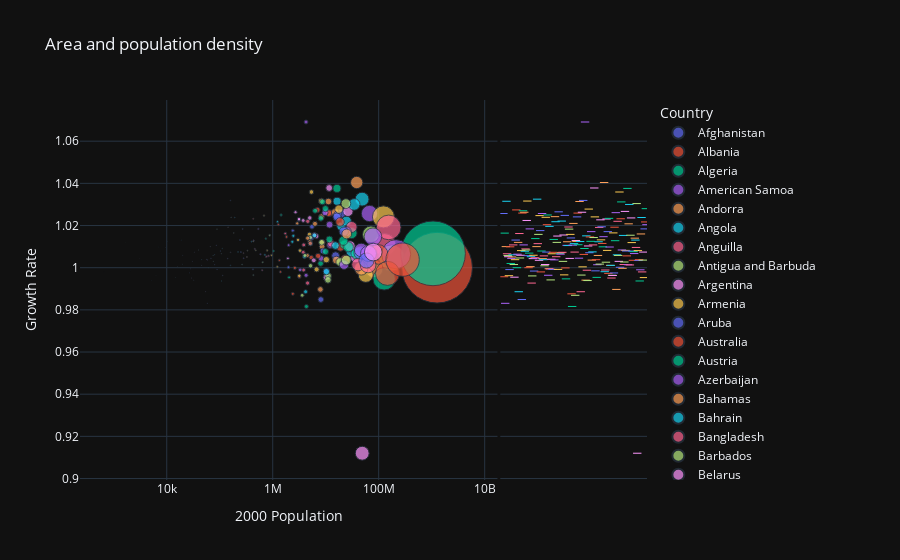

Here is the notebook cell this chart was saved with:
### Code cell
fig = px.scatter(df, x="2000 Population", y="Growth Rate",
                 size="2000 Population", color="Country",
                 log_x=True, size_max=50,
                 template='plotly_dark',
                 title="Area and population density",
                 marginal_y='rug')
fig.show()
